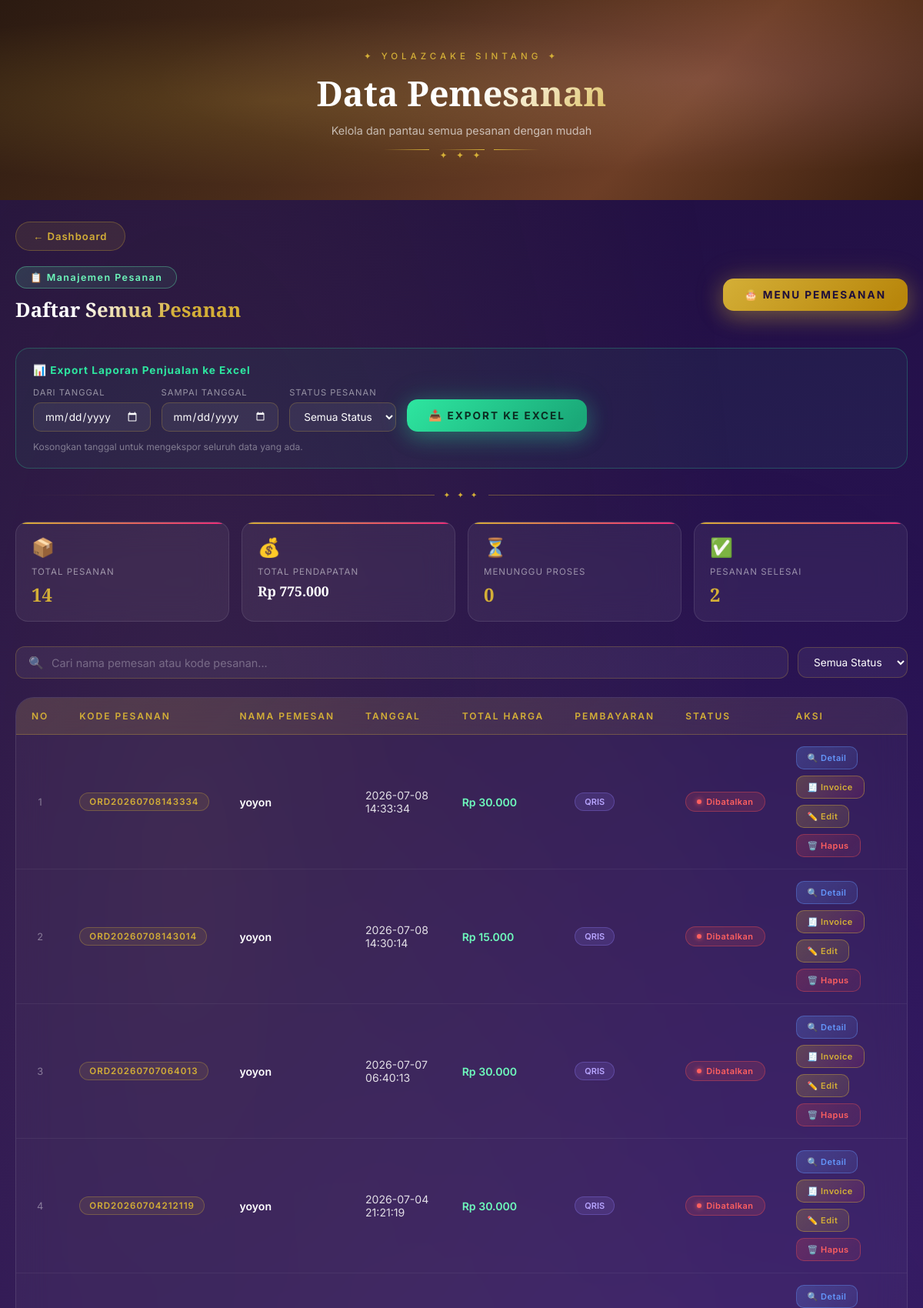
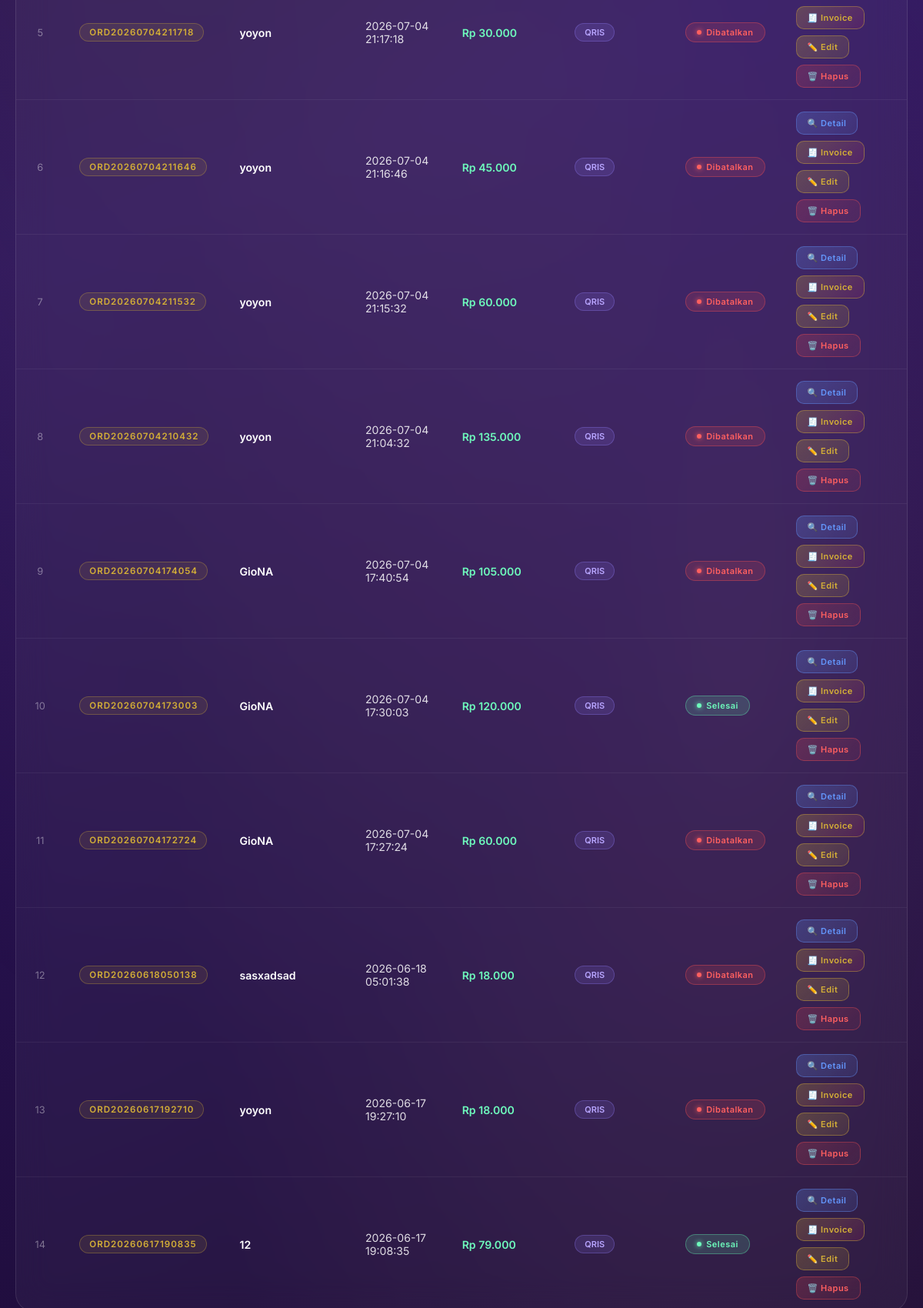
Screenshot of /pemesanan/data_pemesanan.php (signed in, upper part) with the database file from the repository (2 pictures, top to bottom).
### tables this page shows
CREATE TABLE `pemesanan` (
  `id_pemesanan` int(11) NOT NULL,
  `kode_pesanan` varchar(20) DEFAULT NULL,
  `id_member` int(11) DEFAULT NULL,
  `id_user` int(11) DEFAULT NULL,
  `tanggal` datetime DEFAULT current_timestamp(),
  `total_harga` decimal(10,2) DEFAULT NULL,
  `kode_promo` varchar(30) DEFAULT NULL,
  `diskon_nominal` decimal(10,2) DEFAULT 0.00,
  `id_booking` int(11) DEFAULT NULL,
  `metode_pembayaran` varchar(20) DEFAULT NULL,
  `status_pembayaran` enum('Menunggu','Lunas','Gagal') DEFAULT 'Menunggu',
  `status_pesanan` enum('Menunggu','Diproses','Siap Diambil','Selesai','Dibatalkan') DEFAULT 'Menunggu',
  `nama_pemesan` varchar(100) NOT NULL,
  `no_hp` varchar(20) DEFAULT NULL,
  `nomor_meja` varchar(10) DEFAULT NULL
);

### config/csrf_helper.php (called while the page is built, shortened)
<?php
function csrf_token() {
    return $_SESSION['csrf_token'];
}

### pemesanan/data_pemesanan.php (the view, shortened to what this page needs)
<?php
include '../config/koneksi.php';
require_once __DIR__.'/../config/csrf_helper.php';
$csrf = csrf_token();
$query = mysqli_query($conn,
"SELECT * FROM pemesanan
ORDER BY id_pemesanan DESC");
?>
<!DOCTYPE html>
<html lang="id">
<head>
</head>
<body>
<div class="page-hero" id="pageHero">
  <div class="hero-inner">
    <p class="hero-eyebrow">✦ YOLAZCAKE Sintang ✦</p>
    <h1>Data Pemesanan</h1>
    <p class="hero-sub">Kelola dan pantau semua pesanan dengan mudah</p>
    <div class="hero-divider">
      <span></span><span class="diamond">✦ ✦ ✦</span><span></span>
    </div>
  </div>
</div>
<div class="page-wrapper">
  <div class="back-link">
    <a href="../dashboard.php">← Dashboard</a>
  </div>
  <div class="top-bar">
    <div>
      <div class="new-badge">📋 Manajemen Pesanan</div>
      <h2 class="section-title" style="margin-top:10px;">Daftar Semua Pesanan</h2>
    </div>
    <a href="menuu.php" class="btn-premium btn-gold">🎂 Menu Pemesanan</a>
  </div>
  <form class="export-panel" method="get" action="export_excel.php" target="_blank">
    <div class="export-panel-label">📊 Export Laporan Penjualan ke Excel</div>
    <div class="export-panel-fields">
      <div class="export-field">
        <label>Dari Tanggal</label>
        <input type="date" name="tanggal_mulai">
      </div>
      <div class="export-field">
        <label>Sampai Tanggal</label>
        <input type="date" name="tanggal_akhir">
      </div>
      <div class="export-field">
        <label>Status Pesanan</label>
        <select name="status">
          <option value="">Semua Status</option>
        </select>
      </div>
      <button type="submit" class="btn-premium btn-green">📥 Export ke Excel</button>
    </div>
    <p class="export-panel-hint">Kosongkan tanggal untuk mengekspor seluruh data yang ada.</p>
  </form>
  <div class="gold-rule"><span>✦ ✦ ✦</span></div>
  <?php
  $semua = [];
  while($row = mysqli_fetch_assoc($query)){ $semua[] = $row; }
  $total_pesanan   = count($semua);
  $total_revenue   = array_sum(array_column($semua,'total_harga'));
  $menunggu_count  = count(array_filter($semua, fn($r)=>$r['status_pesanan']==='Menunggu'));
  $selesai_count   = count(array_filter($semua, fn($r)=>$r['status_pesanan']==='Selesai'));
  ?>
  <div class="stats-row">
    <div class="stat-card">
      <div class="stat-icon">📦</div>
      <div class="stat-label">Total Pesanan</div>
      <div class="stat-value gold"><?= $total_pesanan ?></div>
    </div>
    <div class="stat-card">
      <div class="stat-icon">💰</div>
      <div class="stat-label">Total Pendapatan</div>
      <div class="stat-value" style="font-size:1.1em;">Rp <?= number_format($total_revenue,0,',','.') ?></div>
    </div>
    <div class="stat-card">
      <div class="stat-icon">⏳</div>
      <div class="stat-label">Menunggu Proses</div>
      <div class="stat-value gold"><?= $menunggu_count ?></div>
    </div>
    <div class="stat-card">
      <div class="stat-icon">✅</div>
      <div class="stat-label">Pesanan Selesai</div>
      <div class="stat-value gold"><?= $selesai_count ?></div>
    </div>
  </div>
  <div class="search-bar">
    <div class="search-wrap">
      <span class="search-icon">🔍</span>
      <input type="text" id="searchInput" placeholder="Cari nama pemesan atau kode pesanan..." oninput="filterTable()">
    </div>
    <select class="filter-select" id="filterStatus" onchange="filterTable()">
      <option value="">Semua Status</option>
    </select>
  </div>
  <div class="table-wrap">
    <?php if(!empty($semua)): ?>
    <table id="mainTable">
      <thead>
        <tr>
          <th>No</th>
          <th>Kode Pesanan</th>
          <th>Nama Pemesan</th>
          <th>Tanggal</th>
          <th>Total Harga</th>
          <th>Pembayaran</th>
          <th>Status</th>
          <th>Aksi</th>
        </tr>
      </thead>
      <tbody>
        <?php foreach($semua as $i => $data): ?>
        <tr data-nama="<?= strtolower($data['nama_pemesan']) ?>" data-kode="<?= strtolower($data['kode_pesanan']) ?>" data-status="<?= htmlspecialchars($data['status_pesanan']) ?>">
          <td><?= $i + 1 ?></td>
          <td><span class="kode-badge"><?= htmlspecialchars($data['kode_pesanan']) ?></span></td>
          <td class="nama-cell"><?= htmlspecialchars($data['nama_pemesan']) ?></td>
          <td><?= htmlspecialchars($data['tanggal']) ?></td>
          <td class="harga-cell">
            Rp <?= number_format($data['total_harga'],0,',','.') ?>
          </td>
          <td><span class="metode-badge"><?= htmlspecialchars($data['metode_pembayaran']) ?></span></td>
          <td>
            <?php
            $s = $data['status_pesanan'];
            if($s==='Menunggu')       echo "<span class='status-badge status-menunggu'>Menunggu</span>";
            elseif($s==='Diproses')   echo "<span class='status-badge status-diproses'>Diproses</span>";
            elseif($s==='Siap Diambil') echo "<span class='status-badge status-siap'>Siap Diambil</span>";
            elseif($s==='Selesai')    echo "<span class='status-badge status-selesai'>Selesai</span>";
            else                      echo "<span class='status-badge status-batal'>Dibatalkan</span>";
            ?>
          </td>
          <td>
            <div class="aksi-cell">
              <a class="btn-aksi btn-detail" href="detail_pemesanan.php?id=<?= $data['id_pemesanan'] ?>">🔍 Detail</a>
              <a class="btn-aksi btn-invoice" href="invoice_pdf.php?id=<?= $data['id_pemesanan'] ?>" target="_blank">🧾 Invoice</a>
              <a class="btn-aksi btn-edit" href="edit_pemesanan.php?id=<?= $data['id_pemesanan'] ?>">✏️ Edit</a>
              <a class="btn-aksi btn-hapus" href="hapus_pemesanan.php?id=<?= $data['id_pemesanan'] ?>&csrf=<?= urlencode($csrf) ?>" onclick="return confirm('Yakin ingin hapus pesanan ini?')">🗑️ Hapus</a>
            </div>
          </td>
        </tr>
        <?php endforeach; ?>
      </tbody>
    </table>
    <?php endif; ?>
  </div>
</div>
</body>
</html>

### rows the page displays
pemesanan: kode_pesanan "ORD20260708143334", nama_pemesan "yoyon", tanggal "2026-07-08 14:33:34", total_harga "30.000", metode_pembayaran "QRIS", status_pesanan "Dibatalkan"
pemesanan: kode_pesanan "ORD20260708143014", nama_pemesan "yoyon", tanggal "2026-07-08 14:30:14", total_harga "15.000", metode_pembayaran "QRIS", status_pesanan "Dibatalkan"
pemesanan: kode_pesanan "ORD20260707064013", nama_pemesan "yoyon", tanggal "2026-07-07 06:40:13", total_harga "30.000", metode_pembayaran "QRIS", status_pesanan "Dibatalkan"
pemesanan: kode_pesanan "ORD20260704212119", nama_pemesan "yoyon", tanggal "2026-07-04 21:21:19", total_harga "30.000", metode_pembayaran "QRIS", status_pesanan "Dibatalkan"
pemesanan: kode_pesanan "ORD20260704211718", nama_pemesan "yoyon", tanggal "2026-07-04 21:17:18", total_harga "30.000", metode_pembayaran "QRIS", status_pesanan "Dibatalkan"
pemesanan: kode_pesanan "ORD20260704211646", nama_pemesan "yoyon", tanggal "2026-07-04 21:16:46", total_harga "45.000", metode_pembayaran "QRIS", status_pesanan "Dibatalkan"
pemesanan: kode_pesanan "ORD20260704211532", nama_pemesan "yoyon", tanggal "2026-07-04 21:15:32", total_harga "60.000", metode_pembayaran "QRIS", status_pesanan "Dibatalkan"
pemesanan: kode_pesanan "ORD20260704210432", nama_pemesan "yoyon", tanggal "2026-07-04 21:04:32", total_harga "135.000", metode_pembayaran "QRIS", status_pesanan "Dibatalkan"
pemesanan: kode_pesanan "ORD20260704174054", nama_pemesan "GioNA", tanggal "2026-07-04 17:40:54", total_harga "105.000", metode_pembayaran "QRIS", status_pesanan "Dibatalkan"
pemesanan: kode_pesanan "ORD20260704173003", nama_pemesan "GioNA", tanggal "2026-07-04 17:30:03", total_harga "120.000", metode_pembayaran "QRIS", status_pesanan "Selesai"
pemesanan: kode_pesanan "ORD20260704172724", nama_pemesan "GioNA", tanggal "2026-07-04 17:27:24", total_harga "60.000", metode_pembayaran "QRIS", status_pesanan "Dibatalkan"
pemesanan: kode_pesanan "ORD20260618050138", nama_pemesan "sasxadsad", tanggal "2026-06-18 05:01:38", total_harga "18.000", metode_pembayaran "QRIS", status_pesanan "Dibatalkan"
pemesanan: kode_pesanan "ORD20260617192710", nama_pemesan "yoyon", tanggal "2026-06-17 19:27:10", total_harga "18.000", metode_pembayaran "QRIS", status_pesanan "Dibatalkan"
pemesanan: kode_pesanan "ORD20260617190835", nama_pemesan "12", tanggal "2026-06-17 19:08:35", total_harga "79.000", metode_pembayaran "QRIS", status_pesanan "Selesai"

### other values shown
$total_pesanan "14"
$total_revenue "775.000"
$menunggu_count "0"
$selesai_count "2"
